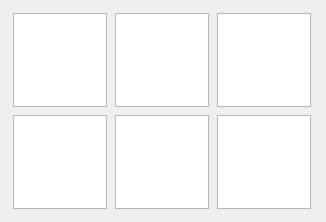
            <widget class="QWidget" name="conceptScrollAreaWidgetContents">
             <property name="geometry">
              <rect>
               <x>0</x>
               <y>0</y>
               <width>326</width>
               <height>222</height>
              </rect>
             </property>
             <layout class="QGridLayout" name="gridLayout">
              <item row="0" column="0">
               <widget class="QGraphicsView" name="graphicsView_9">
                <property name="minimumSize">
                 <size>
                  <width>94</width>
                  <height>94</height>
                 </size>
                </property>
                <property name="maximumSize">
                 <size>
                  <width>94</width>
                  <height>94</height>
                 </size>
                </property>
                <property name="cursor" stdset="0">
                 <cursorShape>PointingHandCursor</cursorShape>
                </property>
                <property name="toolTip">
                 <string>Click to open this file</string>
                </property>
               </widget>
              </item>
              <item row="0" column="1">
               <widget class="QGraphicsView" name="graphicsView_8">
                <property name="minimumSize">
                 <size>
                  <width>94</width>
                  <height>94</height>
                 </size>
                </property>
                <property name="maximumSize">
                 <size>
                  <width>94</width>
                  <height>94</height>
                 </size>
                </property>
               </widget>
              </item>
              <item row="0" column="2">
               <widget class="QGraphicsView" name="graphicsView_7">
                <property name="minimumSize">
                 <size>
                  <width>94</width>
                  <height>94</height>
                 </size>
                </property>
                <property name="maximumSize">
                 <size>
                  <width>94</width>
                  <height>94</height>
                 </size>
                </property>
               </widget>
              </item>
              <item row="1" column="0">
               <widget class="QGraphicsView" name="graphicsView_6">
                <property name="minimumSize">
                 <size>
                  <width>94</width>
                  <height>94</height>
                 </size>
                </property>
                <property name="maximumSize">
                 <size>
                  <width>94</width>
                  <height>94</height>
                 </size>
                </property>
               </widget>
              </item>
              <item row="1" column="1">
               <widget class="QGraphicsView" name="graphicsView_5">
                <property name="minimumSize">
                 <size>
                  <width>94</width>
                  <height>94</height>
                 </size>
                </property>
                <property name="maximumSize">
                 <size>
                  <width>94</width>
                  <height>94</height>
                 </size>
                </property>
               </widget>
              </item>
              <item row="1" column="2">
               <widget class="QGraphicsView" name="graphicsView_4">
                <property name="minimumSize">
                 <size>
                  <width>94</width>
                  <height>94</height>
                 </size>
                </property>
                <property name="maximumSize">
                 <size>
                  <width>94</width>
                  <height>94</height>
                 </size>
                </property>
               </widget>
              </item>
             </layout>
            </widget>
